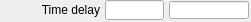
   <widget class="caFrame" name="caFrame_17">
    <property name="geometry">
     <rect>
      <x>438</x>
      <y>338</y>
      <width>251</width>
      <height>22</height>
     </rect>
    </property>
    <widget class="caLabel" name="caLabel_28">
     <property name="geometry">
      <rect>
       <x>0</x>
       <y>0</y>
       <width>100</width>
       <height>20</height>
      </rect>
     </property>
     <property name="text">
      <string>Time delay</string>
     </property>
     <property name="alignment">
      <set>Qt::AlignAbsolute|Qt::AlignRight|Qt::AlignTrailing|Qt::AlignVCenter</set>
     </property>
     <property name="fontScaleMode">
      <enum>ESimpleLabel::WidthAndHeight</enum>
     </property>
     <property name="foreground">
      <color>
       <red>0</red>
       <green>0</green>
       <blue>0</blue>
      </color>
     </property>
     <property name="background">
      <color alpha="0">
       <red>0</red>
       <green>0</green>
       <blue>0</blue>
      </color>
     </property>
     <property name="frameShape">
      <enum>QFrame::NoFrame</enum>
     </property>
    </widget>
    <widget class="caTextEntry" name="caTextEntry_11">
     <property name="geometry">
      <rect>
       <x>105</x>
       <y>0</y>
       <width>59</width>
       <height>20</height>
      </rect>
     </property>
     <property name="channel" stdset="0">
      <string>$(P)$(R)DelayTime</string>
     </property>
     <property name="foreground">
      <color>
       <red>0</red>
       <green>0</green>
       <blue>0</blue>
      </color>
     </property>
     <property name="background">
      <color>
       <red>115</red>
       <green>223</green>
       <blue>255</blue>
      </color>
     </property>
     <property name="colorMode">
      <enum>caLineEdit::Static</enum>
     </property>
     <property name="precisionMode">
      <enum>caLineEdit::Channel</enum>
     </property>
     <property name="limitsMode">
      <enum>caLineEdit::Channel</enum>
     </property>
     <property name="maxValue">
      <double>1.000000000000000</double>
     </property>
     <property name="minValue">
      <double>0.000000000000000</double>
     </property>
     <property name="fontScaleMode" stdset="0">
      <enum>caLineEdit::WidthAndHeight</enum>
     </property>
     <property name="formatType">
      <enum>caLineEdit::decimal</enum>
     </property>
    </widget>
    <widget class="caLineEdit" name="caLineEdit_17">
     <property name="geometry">
      <rect>
       <x>169</x>
       <y>1</y>
       <width>80</width>
       <height>18</height>
      </rect>
     </property>
     <property name="alignment">
      <set>Qt::AlignAbsolute|Qt::AlignCenter|Qt::AlignHCenter|Qt::AlignVCenter</set>
     </property>
     <property name="channel" stdset="0">
      <string>$(P)$(R)DelayTime_RBV</string>
     </property>
     <property name="foreground">
      <color>
       <red>10</red>
       <green>0</green>
       <blue>184</blue>
      </color>
     </property>
     <property name="background">
      <color>
       <red>187</red>
       <green>187</green>
       <blue>187</blue>
      </color>
     </property>
     <property name="colorMode">
      <enum>caLineEdit::Static</enum>
     </property>
     <property name="precisionMode">
      <enum>caLineEdit::Channel</enum>
     </property>
     <property name="limitsMode">
      <enum>caLineEdit::Channel</enum>
     </property>
     <property name="maxValue">
      <double>1.000000000000000</double>
     </property>
     <property name="minValue">
      <double>0.000000000000000</double>
     </property>
     <property name="fontScaleMode" stdset="0">
      <enum>caLineEdit::WidthAndHeight</enum>
     </property>
     <property name="formatType">
      <enum>caLineEdit::decimal</enum>
     </property>
    </widget>
   </widget>
